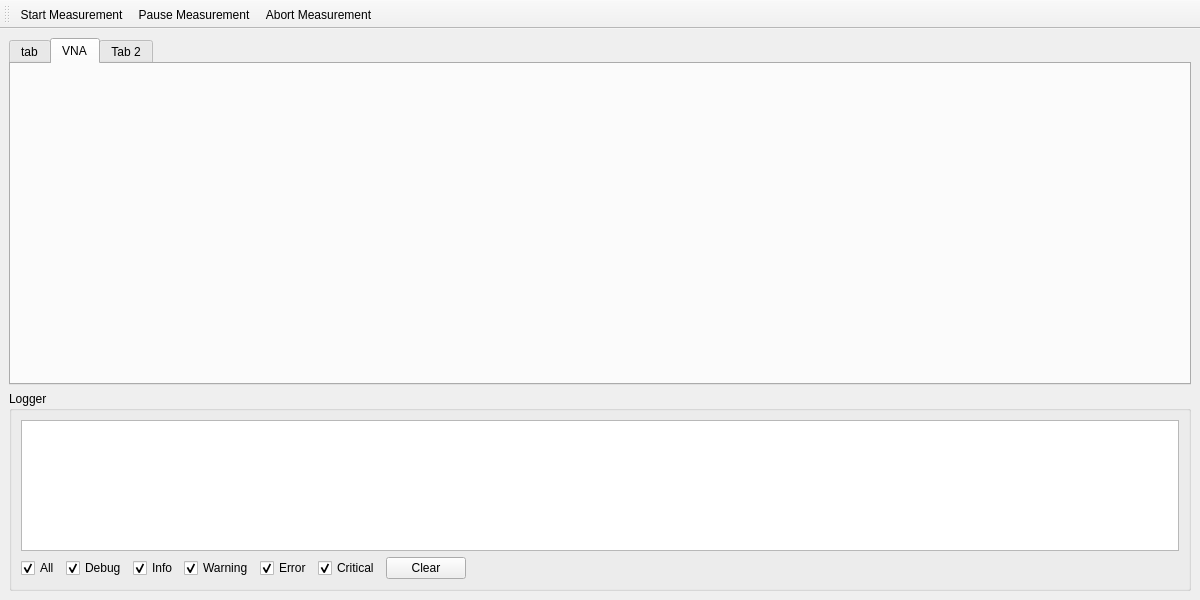
<?xml version="1.0" encoding="UTF-8"?>
<ui version="4.0">
 <class>MainWindow</class>
 <widget class="QMainWindow" name="MainWindow">
  <property name="enabled">
   <bool>true</bool>
  </property>
  <property name="geometry">
   <rect>
    <x>0</x>
    <y>0</y>
    <width>1200</width>
    <height>600</height>
   </rect>
  </property>
  <property name="windowTitle">
   <string>Antenna Measurement App</string>
  </property>
  <property name="autoFillBackground">
   <bool>true</bool>
  </property>
  <property name="styleSheet">
   <string notr="true"/>
  </property>
  <widget class="QWidget" name="centralwidget">
   <property name="sizePolicy">
    <sizepolicy hsizetype="Preferred" vsizetype="Preferred">
     <horstretch>0</horstretch>
     <verstretch>0</verstretch>
    </sizepolicy>
   </property>
   <property name="autoFillBackground">
    <bool>false</bool>
   </property>
   <layout class="QVBoxLayout" name="verticalLayout" stretch="15,5">
    <item>
     <widget class="QTabWidget" name="main_tabs">
      <property name="sizePolicy">
       <sizepolicy hsizetype="Preferred" vsizetype="Preferred">
        <horstretch>0</horstretch>
        <verstretch>0</verstretch>
       </sizepolicy>
      </property>
      <property name="currentIndex">
       <number>1</number>
      </property>
      <widget class="QWidget" name="tab">
       <attribute name="title">
        <string>tab</string>
       </attribute>
       <layout class="QGridLayout" name="gridLayout"/>
      </widget>
      <widget class="QWidget" name="tab_3">
       <attribute name="title">
        <string>VNA</string>
       </attribute>
      </widget>
      <widget class="QWidget" name="tab_2">
       <attribute name="title">
        <string>Tab 2</string>
       </attribute>
      </widget>
     </widget>
    </item>
    <item>
     <widget class="QGroupBox" name="logger_box">
      <property name="sizePolicy">
       <sizepolicy hsizetype="Expanding" vsizetype="Expanding">
        <horstretch>0</horstretch>
        <verstretch>0</verstretch>
       </sizepolicy>
      </property>
      <property name="minimumSize">
       <size>
        <width>0</width>
        <height>200</height>
       </size>
      </property>
      <property name="title">
       <string>Logger</string>
      </property>
      <layout class="QVBoxLayout" name="verticalLayout_3">
       <item>
        <layout class="QVBoxLayout" name="verticalLayout_2">
         <item>
          <widget class="QTextEdit" name="log_text_box">
           <property name="readOnly">
            <bool>true</bool>
           </property>
          </widget>
         </item>
         <item>
          <layout class="QHBoxLayout" name="horizontalLayout">
           <item>
            <widget class="QCheckBox" name="log_all_box">
             <property name="text">
              <string>All</string>
             </property>
             <property name="checked">
              <bool>true</bool>
             </property>
            </widget>
           </item>
           <item>
            <widget class="QCheckBox" name="log_debug_box">
             <property name="text">
              <string>Debug</string>
             </property>
             <property name="checked">
              <bool>true</bool>
             </property>
            </widget>
           </item>
           <item>
            <widget class="QCheckBox" name="log_info_box">
             <property name="text">
              <string>Info</string>
             </property>
             <property name="checked">
              <bool>true</bool>
             </property>
            </widget>
           </item>
           <item>
            <widget class="QCheckBox" name="log_warning_box">
             <property name="text">
              <string>Warning</string>
             </property>
             <property name="checked">
              <bool>true</bool>
             </property>
            </widget>
           </item>
           <item>
            <widget class="QCheckBox" name="log_error_box">
             <property name="text">
              <string>Error</string>
             </property>
             <property name="checked">
              <bool>true</bool>
             </property>
            </widget>
           </item>
           <item>
            <widget class="QCheckBox" name="log_critical_box">
             <property name="text">
              <string>Critical</string>
             </property>
             <property name="checked">
              <bool>true</bool>
             </property>
            </widget>
           </item>
           <item>
            <widget class="QPushButton" name="log_clear_btn">
             <property name="text">
              <string>Clear</string>
             </property>
            </widget>
           </item>
           <item>
            <spacer name="horizontalSpacer">
             <property name="orientation">
              <enum>Qt::Orientation::Horizontal</enum>
             </property>
             <property name="sizeHint" stdset="0">
              <size>
               <width>40</width>
               <height>20</height>
              </size>
             </property>
            </spacer>
           </item>
          </layout>
         </item>
        </layout>
       </item>
      </layout>
     </widget>
    </item>
   </layout>
  </widget>
  <widget class="QToolBar" name="toolBar">
   <property name="windowTitle">
    <string>toolBar</string>
   </property>
   <attribute name="toolBarArea">
    <enum>TopToolBarArea</enum>
   </attribute>
   <attribute name="toolBarBreak">
    <bool>false</bool>
   </attribute>
   <addaction name="Start_Meas"/>
   <addaction name="Pause_Meas"/>
   <addaction name="Abort_Meas"/>
  </widget>
  <action name="Start_Meas">
   <property name="icon">
    <iconset theme="QIcon::ThemeIcon::MediaPlaybackStart"/>
   </property>
   <property name="text">
    <string>Start Measurement</string>
   </property>
   <property name="menuRole">
    <enum>QAction::MenuRole::NoRole</enum>
   </property>
  </action>
  <action name="Pause_Meas">
   <property name="icon">
    <iconset theme="QIcon::ThemeIcon::MediaPlaybackPause"/>
   </property>
   <property name="text">
    <string>Pause Measurement</string>
   </property>
   <property name="menuRole">
    <enum>QAction::MenuRole::NoRole</enum>
   </property>
  </action>
  <action name="Abort_Meas">
   <property name="icon">
    <iconset theme="QIcon::ThemeIcon::MediaPlaybackStop"/>
   </property>
   <property name="text">
    <string>Abort Measurement</string>
   </property>
   <property name="menuRole">
    <enum>QAction::MenuRole::NoRole</enum>
   </property>
  </action>
 </widget>
 <resources/>
 <connections/>
</ui>
